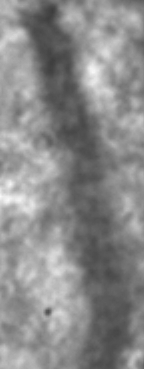
#> input picture 2_image.tiff, 144 x 369 px
$ python -i classical.py   (imports and definitions only)   (older library calls are emulated)
#> lines starting #> are read from the running program, lines starting #| are printed output that depends on the picture
#> further down, picture is the input picture: shape (369, 144, 3); min 60, max 250, mean 138.2
"""Preserved baseline and four fixed cumulative ablations."""
import cv2
import numpy as np
from scipy.ndimage import label
from segmentation.metrics import evaluate

CANDIDATES = [dict(name='C0', normalize=False, adaptive=False, cleanup=False),
    dict(name='C1', normalize=True, adaptive=False, cleanup=False),
    dict(name='C2', normalize=True, adaptive=True, cleanup=False),
    dict(name='C3', normalize=True, adaptive=True, cleanup=True)]


def baseline(images):
    return _segment(images)


def normalize(images):
    result = []
    for frame in images:
        lo, hi = np.percentile(frame, (1, 99))
        result.append(np.clip((frame.astype(np.float32) - lo) / (hi - lo), 0, 1) if hi > lo else np.zeros(frame.shape, np.float32))
    return np.asarray(result, np.float32)


def classical(images, config):
    if config == CANDIDATES[0]:
        return baseline(images)
    x = (normalize(images) * 255).astype(np.uint8) if config['normalize'] else images
    if min(x.shape[1:]) < 31:
        raise ValueError('Adaptive candidate requires spatial dimensions at least 31')
    if not config['adaptive']:
        result = baseline(x)
        result[np.ptp(x, axis=(1, 2)) == 0] = 0
        return result
    return _segment(x, adaptive=True, cleanup=config['cleanup'], suppress_constant=True)


def _segment(x, adaptive=False, cleanup=False, suppress_constant=False):
    # Select the sharpest slice at each pixel to form the object mask.
#> called with adaptive = False, cleanup = False, suppress_constant = False
    gradients = np.asarray([np.abs(cv2.Laplacian(a, cv2.CV_64F, ksize=1)) for a in x])
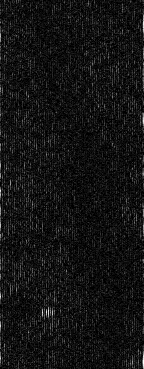
#> gradients: shape (369, 144, 3) float64; min 0, max 24, mean 1.9; drawn with min black and max white
    focus = np.take_along_axis(x, gradients.argmax(axis=0)[None], axis=0)[0]
#> focus = 144 rows, first 8: [227, 227, 227], [166, 166, 166], [153, 153, 153], [169, 169, 169], [188, 188, 188], [166, 166, 166], [161, 161, 161], [178, 178, 178]
    _, inv = cv2.threshold(cv2.medianBlur(focus, 3), 0, 255, cv2.THRESH_BINARY_INV + cv2.THRESH_OTSU)
#> inv = 144 rows, first 8: [0, 0, 0], [0, 0, 0], [0, 0, 0], [0, 0, 0], [0, 0, 0], [0, 0, 0], [0, 0, 0], [0, 0, 0]
    masked = cv2.bitwise_and(focus, inv)
#> masked has the same summary as inv
    _, thresh = cv2.threshold(masked, 40, 255, cv2.THRESH_BINARY + cv2.THRESH_OTSU)
#> thresh has the same summary as inv
    highlighted = (thresh != inv).astype(np.uint8) * 255
#> highlighted has the same summary as inv
    density = cv2.GaussianBlur(highlighted, (41, 41), 150)
#> density has the same summary as inv
    density = cv2.bitwise_and(density, density, mask=inv)
    _, object_mask = cv2.threshold(density, 3, 255, cv2.THRESH_BINARY)
#> object_mask has the same summary as inv
    object_mask = cv2.morphologyEx(object_mask, cv2.MORPH_CLOSE, cv2.getStructuringElement(cv2.MORPH_ELLIPSE, (5, 5)))
    result = []
    for frame, grad in zip(x, gradients):
        if suppress_constant and np.ptp(frame) == 0:
            result.append(np.zeros_like(frame)); continue
        mask = ((grad.astype(np.uint8) >= 20) & (object_mask != 0)).astype(np.uint8) * 255
        density = cv2.GaussianBlur(mask, (19, 19), 15)
        density = cv2.bitwise_and(density, density, mask=object_mask)
        if adaptive:
            pred = cv2.adaptiveThreshold(density, 255, cv2.ADAPTIVE_THRESH_GAUSSIAN_C, cv2.THRESH_BINARY, 31, 2)
            pred[object_mask == 0] = 0
        else:
            _, pred = cv2.threshold(density, 10, 255, cv2.THRESH_BINARY)
        if cleanup:
            pred = cv2.morphologyEx(pred, cv2.MORPH_CLOSE, cv2.getStructuringElement(cv2.MORPH_ELLIPSE, (3, 3)))
            labels, _ = label(pred != 0)
            counts = np.bincount(labels.ravel()); counts[0] = 0
            pred = (counts[labels] >= 16).astype(np.uint8) * 255
        result.append(pred)
#> after the loop, result = 369 items
    return np.asarray(result, np.uint8)
#> returned value: shape (369, 144, 3); every value is 0


def select_classical(images, reference, candidates):
    scores = [dict(config=c, metrics=evaluate(reference, classical(images, c) != 0)) for c in candidates]
    best = max(scores, key=lambda item: item['metrics']['dice'])
    return dict(selected=best['config'], validation=scores)

>>> import cv2
>>> picture = cv2.imread('../2_image.tiff')
>>> result = baseline(picture)
